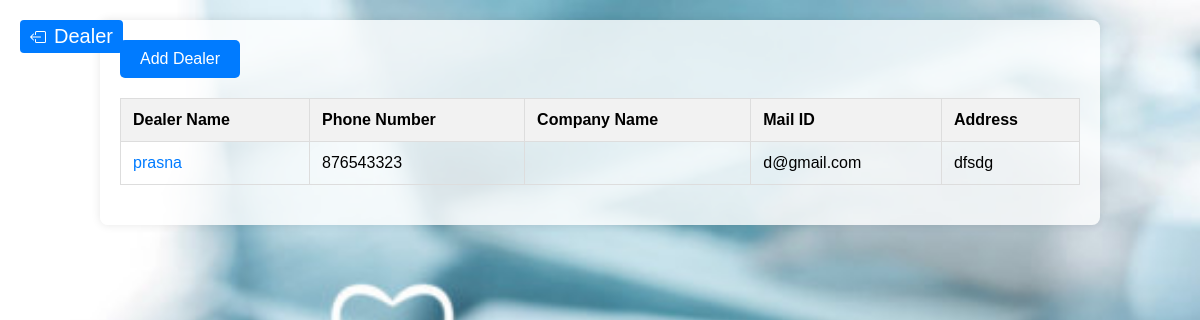
/dealer_management/ (signed in), run on the app's committed database.
### shopapp/models.py (models this page shows, shortened)
class Dealer(models.Model):
    dealer_name = models.CharField(max_length=100)
    company_name = models.CharField(max_length=100)
    address = models.CharField(max_length=100)
    phone = models.BigIntegerField()
    mail_id = models.EmailField()

### shopapp/views.py (the view)
# urls.py: path('dealer_management/',views.dealer_Management,name='dealer_management'),
@login_required(login_url='login')
def dealer_Management(request):
    d = Dealer.objects.all()
    return render(request,'dealer_mang.html',{'d':d})

### templates/dealer_mang.html (shortened to what this page needs)
{% load static %}
<!DOCTYPE html>
<html lang="en">
<head>
</head>
<body>
    <button class="home-button" onclick="window.location.href='{% url 'admin_dashboard' %}'">
        Dealer
    </button>
    <div class="container">
        <a href="{% url 'add_dealer1' %}" class="btn">Add Dealer</a>
        <table>
            <thead>
                <tr>
                    <th>Dealer Name</th>
                    <th>Phone Number</th>
                    <th>Company Name</th>
                    <th>Mail ID</th>
                    <th>Address</th>
                </tr>
            </thead>
            <tbody>
                {% for i in d %}
                <tr>
                    <td><a href="{% url 'edit_dealer' pk=i.id %}">{{ i.dealer_name }}</a></td>
                    <td>{{ i.phone }}</td>
                    <td>{{i.company_name}}</td>
                    <td>{{ i.mail_id }}</td>
                    <td>{{ i.address }}</td>
                </tr>
                {% endfor %}
            </tbody>
        </table>
    </div>
</body>
</html>

### data on the page
Dealer: dealer_name "prasna", phone "876543323", mail_id "d@gmail.com", address "dfsdg"
